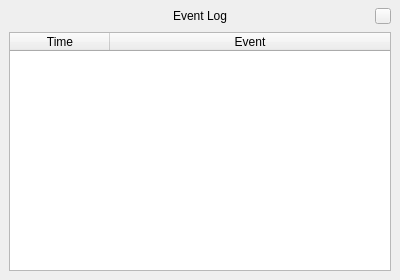
<?xml version="1.0" encoding="UTF-8"?>
<ui version="4.0">
 <class>Report</class>
 <widget class="QWidget" name="Report">
  <property name="geometry">
   <rect>
    <x>0</x>
    <y>0</y>
    <width>400</width>
    <height>280</height>
   </rect>
  </property>
  <property name="minimumSize">
   <size>
    <width>400</width>
    <height>280</height>
   </size>
  </property>
  <property name="maximumSize">
   <size>
    <width>1920</width>
    <height>1080</height>
   </size>
  </property>
  <property name="windowTitle">
   <string>Report</string>
  </property>
  <layout class="QGridLayout" name="gridLayout">
   <property name="leftMargin">
    <number>9</number>
   </property>
   <property name="topMargin">
    <number>6</number>
   </property>
   <property name="rightMargin">
    <number>9</number>
   </property>
   <property name="bottomMargin">
    <number>9</number>
   </property>
   <property name="spacing">
    <number>6</number>
   </property>
   <item row="0" column="4">
    <widget class="QPushButton" name="closeReport">
     <property name="minimumSize">
      <size>
       <width>16</width>
       <height>16</height>
      </size>
     </property>
     <property name="maximumSize">
      <size>
       <width>16</width>
       <height>16</height>
      </size>
     </property>
     <property name="text">
      <string/>
     </property>
     <property name="iconSize">
      <size>
       <width>16</width>
       <height>16</height>
      </size>
     </property>
    </widget>
   </item>
   <item row="0" column="3">
    <spacer name="horizontalSpacer">
     <property name="orientation">
      <enum>Qt::Horizontal</enum>
     </property>
     <property name="sizeHint" stdset="0">
      <size>
       <width>40</width>
       <height>20</height>
      </size>
     </property>
    </spacer>
   </item>
   <item row="0" column="2">
    <widget class="QLabel" name="reportTopLabel">
     <property name="text">
      <string>Event Log</string>
     </property>
    </widget>
   </item>
   <item row="0" column="0">
    <spacer name="horizontalSpacer_2">
     <property name="orientation">
      <enum>Qt::Horizontal</enum>
     </property>
     <property name="sizeType">
      <enum>QSizePolicy::Fixed</enum>
     </property>
     <property name="sizeHint" stdset="0">
      <size>
       <width>16</width>
       <height>5</height>
      </size>
     </property>
    </spacer>
   </item>
   <item row="0" column="1">
    <spacer name="horizontalSpacer_3">
     <property name="orientation">
      <enum>Qt::Horizontal</enum>
     </property>
     <property name="sizeHint" stdset="0">
      <size>
       <width>40</width>
       <height>20</height>
      </size>
     </property>
    </spacer>
   </item>
   <item row="1" column="0" colspan="5">
    <widget class="QTableWidget" name="reportTable">
     <property name="editTriggers">
      <set>QAbstractItemView::NoEditTriggers</set>
     </property>
     <property name="selectionMode">
      <enum>QAbstractItemView::SingleSelection</enum>
     </property>
     <property name="selectionBehavior">
      <enum>QAbstractItemView::SelectRows</enum>
     </property>
     <property name="showGrid">
      <bool>false</bool>
     </property>
     <property name="rowCount">
      <number>0</number>
     </property>
     <property name="columnCount">
      <number>2</number>
     </property>
     <attribute name="horizontalHeaderVisible">
      <bool>true</bool>
     </attribute>
     <attribute name="horizontalHeaderStretchLastSection">
      <bool>true</bool>
     </attribute>
     <column>
      <property name="text">
       <string>Time</string>
      </property>
     </column>
     <column>
      <property name="text">
       <string>Event</string>
      </property>
     </column>
    </widget>
   </item>
  </layout>
 </widget>
 <resources/>
 <connections/>
</ui>
